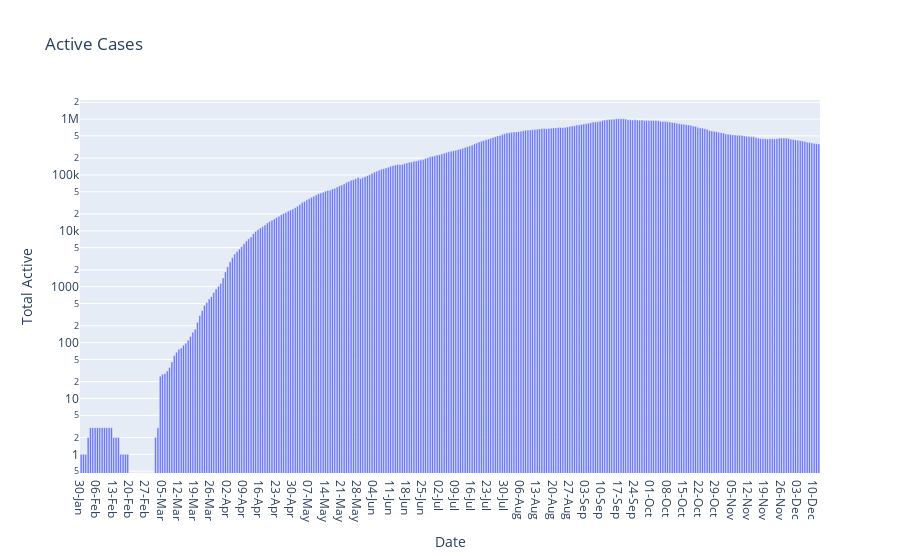

Notebook source saved alongside this figure:
### Code cell
px.bar(india,x='Date',y='Total Active',title='Active Cases',
      log_y=True)

### Figure 1 — Plotly figure (JSON) as saved in the notebook; plotly's stock layout.template omitted (floating-point values rounded to 4 significant figures; data arrays with more than 128 entries replaced by an {"elided": "..."} marker saying what was removed)
{"data": [{"alignmentgroup": "True", "hovertemplate": "Date=%{x}<br>Total Active=%{y}<extra></extra>", "legendgroup": "", "marker": {"color": "#636efa"}, "name": "", "offsetgroup": "", "orientation": "v", "showlegend": false, "textposition": "auto", "type": "bar", "x": {"elided": "318 str values"}, "xaxis": "x", "y": {"elided": "318 int values"}, "yaxis": "y"}], "layout": {"barmode": "relative", "legend": {"tracegroupgap": 0}, "title": {"text": "Active Cases"}, "xaxis": {"anchor": "y", "domain": [0, 1], "title": {"text": "Date"}}, "yaxis": {"anchor": "x", "domain": [0, 1], "title": {"text": "Total Active"}, "type": "log"}}}
